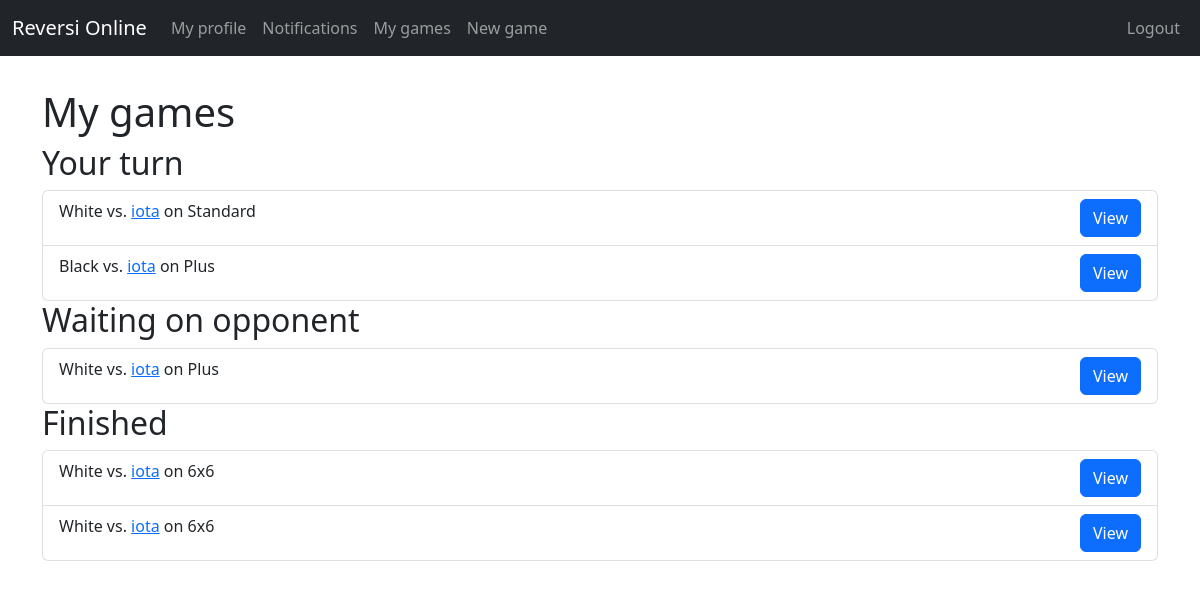
Page /game/my_games (signed in) on the earlier database version.
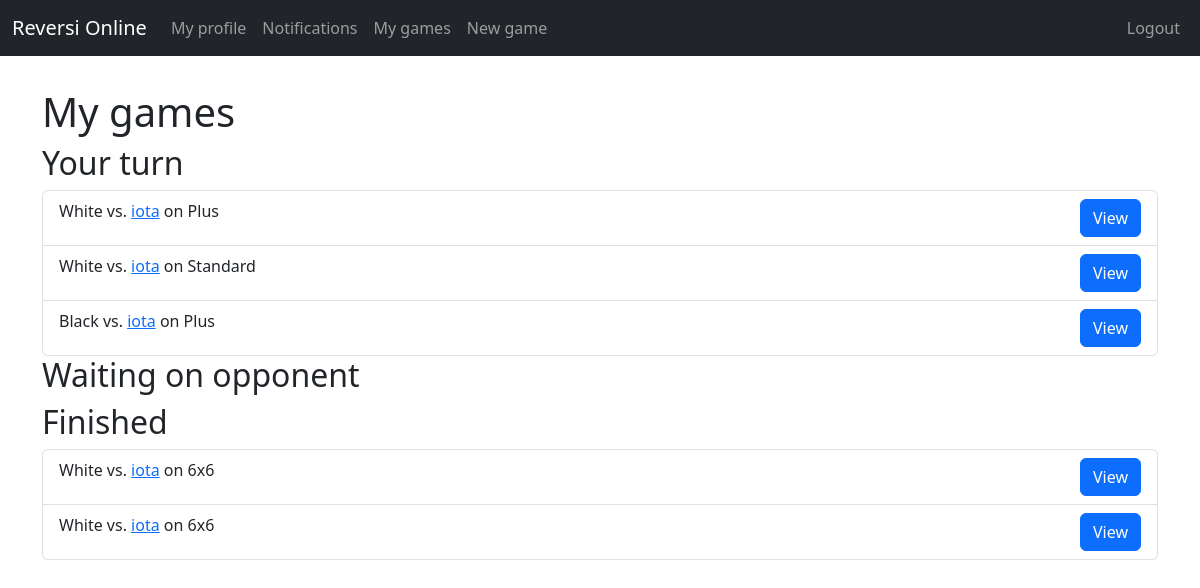
Same page on the later database version.
### game/models.py (models this page shows, shortened)
class Game(models.Model):
    first_player = models.ForeignKey(User, on_delete=models.CASCADE, related_name='first_player_in')
    second_player = models.ForeignKey(User, null=True, on_delete=models.CASCADE, related_name='second_player_in')
    first_player_is_X = models.BooleanField(default=True)
    first_players_turn = models.BooleanField(default=True)
    board_name = models.CharField(max_length=50)
    board_string = models.CharField(max_length=1056)
    open_game = models.BooleanField(default=False)
    game_started = models.BooleanField(default=False)
    game_ended = models.BooleanField(default=False)
    winner = models.CharField(max_length=1, null=True)
    most_recent_move = models.DateTimeField(auto_now_add=True)

### game/views.py (the view)
# urls.py: path('my_games', views.my_games, name="my_games"),
def my_games(req):
    my_turn = get_game_data(Game.objects.filter(game_started=True, game_ended=False).filter(Q(first_players_turn=True, first_player=req.user) | Q(first_players_turn=False, second_player=req.user)), req.user)
    opp_turn = get_game_data(Game.objects.filter(game_started=True, game_ended=False).filter(Q(first_players_turn=True, second_player=req.user) | Q(first_players_turn=False, first_player=req.user)), req.user)
    finshed = get_game_data(Game.objects.filter(game_ended=True), req.user)
    ctx = {
        'my_turn': my_turn,
        'opp_turn': opp_turn,
        'finished': finshed,
    }
    return render(req, 'game/my_games.html', ctx)

### game/views.py (called while the page is built)
def get_game_data(game_list, user):
    role = []
    opponent = []
    for game in game_list:
        if user == game.first_player:
            opponent.append(game.second_player)
            role.append("White")
        else:
            opponent.append(game.first_player)
            role.append("Black")
    return zip(game_list, role, opponent)

### game/templates/game/my_games.html (shortened to what this page needs)
{% extends 'base/base.html' %}
{% block body %}
<h1>My games</h1>
<h2>Your turn</h2>
{% include 'base/game_list.html' with games=my_turn %}
<h2>Waiting on opponent</h2>
{% include 'base/game_list.html' with games=opp_turn %}
<h2>Finished</h2>
{% include 'base/game_list.html' with games=finished %}
{% endblock %}

### base/templates/base/game_list.html
<ul class="list-group">
    {% for game_data in games %}
    <li class="list-group-item">
        <span class="float-start">
            {{ game_data.1 }} vs. <a href="{% url 'base:profile' game_data.2 %}">{{ game_data.2 }}</a> on {{ game_data.0.board_name }}
        </span>
        <a href="{% url 'game:view_game' game_data.0.id %}" class="btn btn-primary float-end" style="margin-left: 10vw">View</a>
    </li>
    {% endfor %}
</ul>

Differences in the rows shown:
changed Game (number 1 of 5 on the later page): moves up the list
